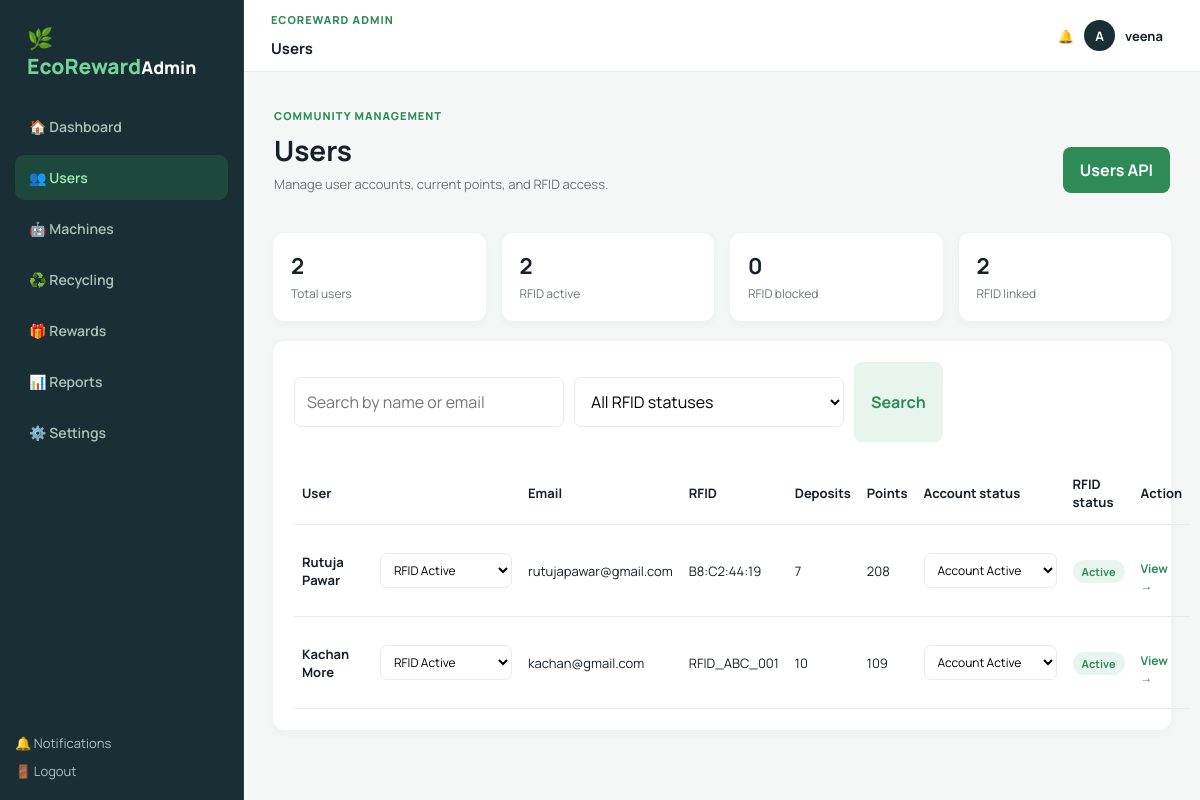
The app's page /admin-panel/users/ (signed in) with its own data.
### recycling/models.py (models this page shows)
class Profile(models.Model):
    ROLE_CHOICES = [("USER", "User"), ("ADMIN", "Admin")]
    STATUS_CHOICES = [("ACTIVE", "Active"), ("BLOCKED", "Blocked")]
    RFID_STATUS_CHOICES = [("ACTIVE", "Active"), ("BLOCKED", "Blocked")]
    user = models.OneToOneField(User, on_delete=models.CASCADE)
    role = models.CharField(max_length=10, choices=ROLE_CHOICES, default="USER")
    status = models.CharField(max_length=10, choices=STATUS_CHOICES, default="ACTIVE")
    rfid_uid = models.CharField(max_length=64, blank=True, unique=True, null=True)
    rfid_status = models.CharField(max_length=10, choices=RFID_STATUS_CHOICES, default="ACTIVE")
    phone = models.CharField(max_length=30, blank=True)
    points = models.PositiveIntegerField(default=0)
    monthly_goal_kg = models.DecimalField(max_digits=6, decimal_places=2, default=5)

### recycling/views.py (the view)
# urls.py: path("admin-panel/users/", views.admin_users_page, name="admin_users_page"),
@login_required
def admin_users_page(request):
    if not admin_only(request):
        return redirect("dashboard")
    search = request.GET.get("q", "").strip()
    status = request.GET.get("status", "").strip()
    users = Profile.objects.select_related("user").filter(role="USER")
    if search:
        users = users.filter(user__username__icontains=search) | Profile.objects.select_related("user").filter(user__email__icontains=search)
    if status in {"ACTIVE", "BLOCKED"}:
        users = users.filter(rfid_status=status)
    users = users.order_by("-points")
    user_ids = [profile.user_id for profile in users]
    deposit_counts = dict(RecyclingSession.objects.filter(user_id__in=user_ids).values("user_id").annotate(total=Count("id")).values_list("user_id", "total"))
    for profile in users:
        profile.deposit_count = deposit_counts.get(profile.user_id, 0)
    return render(request, "admin/users.html", {"users_list": users, "deposit_counts": deposit_counts, "search": search, "status": status, "total_users": Profile.objects.filter(role="USER").count(), "active_users": Profile.objects.filter(role="USER", rfid_status="ACTIVE").count(), "blocked_users": Profile.objects.filter(role="USER", rfid_status="BLOCKED").count(), "rfid_users": Profile.objects.filter(role="USER").exclude(rfid_uid__isnull=True).exclude(rfid_uid="").count(), "admin_section": "users", "page_title": "Users"})

### recycling/views.py (called while the page is built)
def admin_only(request):
    return request.user.is_authenticated and hasattr(request.user, "profile") and request.user.profile.role == "ADMIN"

### templates/admin/users.html
{% extends 'admin/base.html' %}
{% block admin_content %}
<div class="page-heading"><div><p class="eyebrow">COMMUNITY MANAGEMENT</p><h1>Users</h1><p>Manage user accounts, current points, and RFID access.</p></div><a class="btn" href="{% url 'api_admin_users' %}">Users API</a></div>
<section class="stats admin-stats"><div class="card stat"><strong>{{ total_users }}</strong><span class="muted">Total users</span></div><div class="card stat"><strong>{{ active_users }}</strong><span class="muted">RFID active</span></div><div class="card stat"><strong>{{ blocked_users }}</strong><span class="muted">RFID blocked</span></div><div class="card stat"><strong>{{ rfid_users }}</strong><span class="muted">RFID linked</span></div></section>
<section class="panel admin-panel"><form class="toolbar"><input class="field" name="q" value="{{ search }}" placeholder="Search by name or email"><select class="field" name="status"><option value="">All RFID statuses</option><option value="ACTIVE" {% if status == 'ACTIVE' %}selected{% endif %}>ACTIVE</option><option value="BLOCKED" {% if status == 'BLOCKED' %}selected{% endif %}>BLOCKED</option></select><button class="btn secondary" type="submit">Search</button></form><div class="admin-table-wrap"><table class="table admin-table"><thead><tr><th>User</th><th>Email</th><th>RFID</th><th>Deposits</th><th>Points</th><th>Account status</th><th>RFID status</th><th>Action</th></tr></thead><tbody>{% for profile in users_list %}<tr><td><div class="admin-user-status"><b>{{ profile.user.get_full_name|default:profile.user.username }}</b>{% if profile.rfid_uid %}<form method="post" action="{% url 'admin_user_rfid_status_page' profile.user_id %}"><input type="hidden" name="q" value="{{ search }}"><input type="hidden" name="filter_status" value="{{ status }}">{% csrf_token %}<select class="field" name="rfid_status" aria-label="Change RFID status for {{ profile.user.get_full_name|default:profile.user.username }}" onchange="this.form.submit()"><option value="ACTIVE" {% if profile.rfid_status == 'ACTIVE' %}selected{% endif %}>RFID Active</option><option value="BLOCKED" {% if profile.rfid_status == 'BLOCKED' %}selected{% endif %}>RFID Blocked</option></select></form>{% endif %}</div></td><td>{{ profile.user.email|default:'-' }}</td><td>{{ profile.rfid_uid|default:'Not linked' }}</td><td>{{ profile.deposit_count }}</td><td>{{ profile.points }}</td><td><form method="post" action="{% url 'admin_user_status_page' profile.user_id %}"><input type="hidden" name="q" value="{{ search }}"><input type="hidden" name="filter_status" value="{{ status }}">{% csrf_token %}<select class="field" name="status" aria-label="Change account status for {{ profile.user.get_full_name|default:profile.user.username }}" onchange="this.form.submit()"><option value="ACTIVE" {% if profile.status == 'ACTIVE' %}selected{% endif %}>Account Active</option><option value="BLOCKED" {% if profile.status == 'BLOCKED' %}selected{% endif %}>Account Blocked</option></select></form></td><td>{% if profile.rfid_uid %}<span class="pill">{{ profile.rfid_status|title }}</span>{% else %}<span class="muted">Not linked</span>{% endif %}</td><td><a class="detail" href="{% url 'admin_user_detail_page' profile.user_id %}">View →</a></td></tr>{% empty %}<tr><td colspan="8">No users found.</td></tr>{% endfor %}</tbody></table></div></section>
{% endblock %}

### templates/admin/base.html (shortened to what this page needs)
{% extends 'base.html' %}
{% block body %}
<div class="shell admin-shell">
  <aside class="sidebar admin-sidebar">
    <div>
      <div class="brand"><span>🌿 EcoReward</span><small>Admin</small></div>
      <nav class="nav admin-nav">
        <a class="{% if admin_section == 'dashboard' %}active{% endif %}" href="{% url 'admin_dashboard' %}">🏠 Dashboard</a>
        <a class="{% if admin_section == 'users' %}active{% endif %}" href="{% url 'admin_users_page' %}">👥 Users</a>
        <a class="{% if admin_section == 'machines' %}active{% endif %}" href="{% url 'admin_machines_page' %}">🤖 Machines</a>
        <a class="{% if admin_section == 'recycling' %}active{% endif %}" href="{% url 'admin_recycling_page' %}">♻️ Recycling</a>
        <a class="{% if admin_section == 'rewards' %}active{% endif %}" href="{% url 'admin_rewards_page' %}">🎁 Rewards</a>
        <a class="{% if admin_section == 'reports' %}active{% endif %}" href="{% url 'admin_reports_page' %}">📊 Reports</a>
        <a class="{% if admin_section == 'settings' %}active{% endif %}" href="{% url 'admin_settings_page' %}">⚙️ Settings</a>
      </nav>
    </div>
    <div class="admin-side-foot">
      <a href="{% url 'admin_notifications_page' %}">🔔 Notifications</a>
      <a href="{% url 'logout' %}">🚪 Logout</a>
    </div>
  </aside>
  <div class="content">
    <header class="topbar admin-topbar">
      <div class="admin-page-title"><span class="eyebrow">ECOREWARD ADMIN</span><b>{{ page_title }}</b></div>
      <div class="user"><a href="{% url 'admin_notifications_page' %}">🔔</a><span class="avatar">{{ request.user.username|first|upper }}</span><span>{{ request.user.get_full_name|default:request.user.username }}</span></div>
    </header>
    <main class="main admin-main">{% block admin_content %}{% endblock %}</main>
  </div>
</div>
{% endblock %}

### static/css/app.css (style rules this page uses)
:root { --green:#2e8b57;--dark:#1a2e35;--mint:#e8f5ee;--bg:#f4f7f6;--ink:#17202a;--muted:#6d7478;--line:#e7ece9;--orange:#f48622 }
* { box-sizing:border-box }
body { margin:0;background:var(--bg);color:var(--ink);font-family:Manrope,Arial,sans-serif }
a { text-decoration:none;color:inherit }
.shell { display:flex;min-height:100vh }
.sidebar { width:244px;background:#fff;border-right:1px solid var(--line);padding:20px 15px;display:flex;flex-direction:column;justify-content:space-between }
.brand { font-size:21px;font-weight:800;color:var(--dark);padding:4px 12px 24px }
.brand span { color:var(--green) }
.nav { display:grid;gap:6px }
.nav a { padding:13px 14px;color:var(--muted);border-radius:9px;font-weight:600;font-size:14px }
.nav a.active,.nav a:hover { background:var(--mint);color:var(--green) }
.content { flex:1;min-width:0 }
.topbar { height:60px;background:#fff;border-bottom:1px solid var(--line);display:flex;align-items:center;justify-content:space-between;padding:0 27px }
.user { display:flex;align-items:center;gap:10px;font-size:13px;font-weight:700;white-space:nowrap }
.avatar { width:31px;height:31px;border-radius:50%;background:var(--dark);color:#fff;display:grid;place-items:center }
.main { padding:24px 28px 28px;max-width:1180px;margin:auto }
.hero,.card,.panel { background:#fff;border:1px solid #f0f3f1;border-radius:12px;box-shadow:0 3px 10px #18352c08 }
.stats { display:grid;grid-template-columns:repeat(4,1fr);gap:14px;margin:14px 0 18px }
.stat { padding:15px }
.stat strong { font-size:22px;display:block }
.muted { color:var(--muted);font-size:12px }
.detail { display:block;color:var(--green);font-size:12px;font-weight:700;margin-top:13px }
.panel { padding:18px }
.btn { display:inline-block;border:0;border-radius:8px;background:var(--green);color:#fff;padding:12px 17px;font:inherit;font-weight:700;cursor:pointer }
.btn.secondary { background:var(--mint);color:var(--green) }
.field { display:grid;gap:6px;margin:15px 0 }
.table { width:100%;border-collapse:collapse;font-size:13px }
.table th,.table td { text-align:left;padding:13px 8px;border-bottom:1px solid var(--line) }
.pill { padding:4px 9px;border-radius:99px;background:var(--mint);color:var(--green);font-size:11px;font-weight:700 }
.admin-shell .sidebar { background:var(--dark);color:#fff }
.admin-shell .brand { color:#fff }
.admin-shell .nav a { color:#bac6c5 }
.admin-shell .nav a.active,.admin-shell .nav a:hover { background:var(--green);color:#fff }
.eyebrow { margin:0 0 8px;color:var(--green);font-size:11px;font-weight:800;letter-spacing:1px }
.field { width:100%;padding:12px;border:1px solid var(--line);border-radius:7px;background:#fff;font:inherit }
.admin-topbar { height:72px }
.admin-topbar>div:first-child { display:grid;gap:3px }
.admin-topbar b { font-size:15px }
.admin-sidebar { background:#102a25;color:#dcece4;border-color:#21463b }
.admin-sidebar .brand { color:#fff }
.admin-sidebar .brand span { color:#73d497 }
.admin-sidebar .nav a { color:#a9c5ba }
.admin-sidebar .nav a.active,.admin-sidebar .nav a:hover { background:#1d483c;color:#a1efbd }
.admin-side-foot { display:grid;gap:10px;font-size:13px }
.admin-side-foot>a { color:#a9c5ba }
.admin-main { max-width:1400px }
.admin-stats { grid-template-columns:repeat(4,1fr);margin-bottom:18px }
.admin-stats .stat { padding:18px }
.admin-panel { padding:21px }
.admin-nav a { display:flex;gap:10px;align-items:center }
.admin-page-title { display:grid;gap:3px }
.page-heading { display:flex;align-items:end;justify-content:space-between;gap:20px;padding:12px 2px 25px }
.page-heading h1 { margin:0 0 6px;font-size:28px }
.page-heading p:not(.eyebrow) { margin:0;color:var(--muted);font-size:13px }
.toolbar { display:flex;gap:10px;margin-bottom:20px }
.toolbar .field { max-width:270px }
html,body { max-width:100%;overflow-x:hidden }

### static/css/auth.css (style rules this page uses)
.admin-user-status { display: flex; align-items: center; justify-content: space-between; gap: 10px; min-width: 210px; }
.admin-user-status form { margin: 0; }
.admin-user-status select.field { width: auto; min-width: 92px; padding: 7px 9px; font-size: 12px; }
.admin-table td form { margin: 0; }
.admin-table td form .field { width: auto; min-width: 132px; padding: 7px 9px; font-size: 12px; }

### records on screen
Profile: user.get_full_name "Rutuja Pawar", rfid_status "RFID Active", user.email "rutujapawar@gmail.com", rfid_uid "B8:C2:44:19", deposit_count "7", points "208", status "Account Active", rfid_status "Active"
Profile: user.get_full_name "Kachan More", rfid_status "RFID Active", user.email "kachan@gmail.com", rfid_uid "RFID_ABC_001", deposit_count "10", points "109", status "Account Active", rfid_status "Active"

### other values on screen
{{ page_title }} "Users"
{{ request.user.username|first|upper }} "A"
{{ request.user.get_full_name|default:request.user.username }} "veena"
{{ total_users }} "2"
{{ active_users }} "2"
{{ blocked_users }} "0"
{{ rfid_users }} "2"
